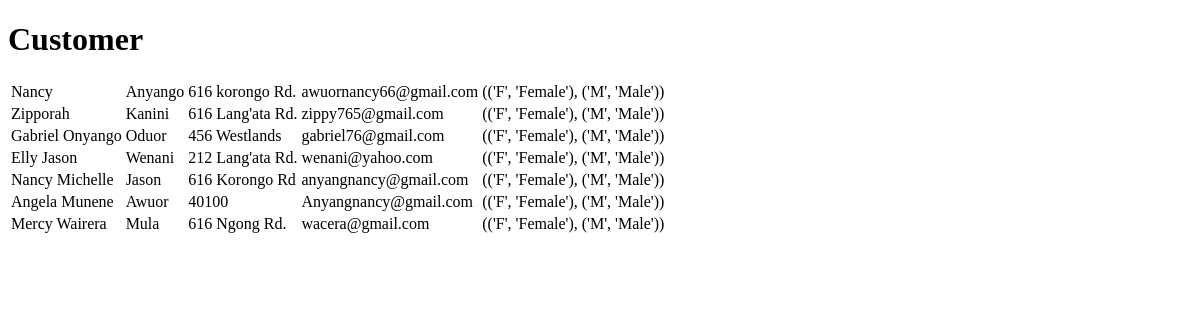
The page /user/ on the database as committed earlier.
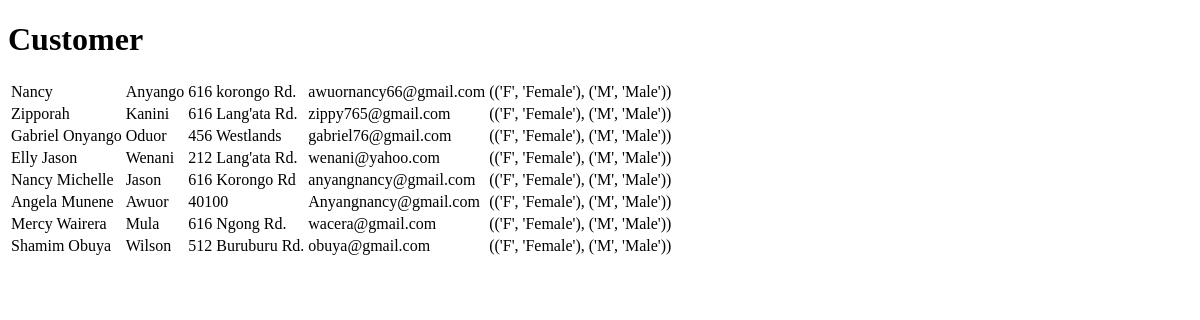
The same page on the database as committed later.
### wallet/models.py (models this page shows)
class User(models.Model):
    firstName = models.CharField(max_length = 20, unique=True)
    lastName = models.CharField(max_length = 20, unique=True)
    address = models.TextField(max_length = 20, unique=True)
    phoneNumber = models.TextField(max_length = 15, unique=True)
    password = models.CharField(max_length = 64, blank=True, null=True)
    email = models.EmailField(max_length = 30, unique=True)
    gender = models.CharField(max_length = 20, blank=True, null=True)
    sex = (('F','Female'),
       ('M','Male'))
    age = models.PositiveSmallIntegerField(null = True, blank=True, default=None)
    country = models.CharField(max_length = 255, null=True, blank=True, default=None)
    regDate = models.DateField(null=True, blank=True, default=None)
    image = models.ImageField(upload_to='profile_pictures/',null=True)

### wallet/views.py (the view)
# urls.py: path("user/", listUser, name = "user_list"),
def listUser (request):
    users = User.objects.all()
    return render(request, 'wallet/customer_list.html', {'users': users})

### wallet/templates/wallet/customer_list.html (shortened to what this page needs)
<!DOCTYPE html>
<html lang="en">
<head>
</head>
<body>
    <h1>Customer</h1>
    <table>
        {% for user in users %}
        <tr>
        <td>{{user.firstName}}</td>
        <td>{{user.lastName}}</td>
        <td>{{user.address}}</td>
        <td>{{user.email}}</td>
        <td>{{user.sex}}</td>
    </tr>
        {% endfor %}
    </table>
</body>
</html>

Rows that differ between the two databases and show on the page:
added User: firstName "Shamim Obuya", lastName "Wilson", address "512 Buruburu Rd.", email "obuya@gmail.com", sex "(('F', 'Female'), ('M', 'Male'))"
